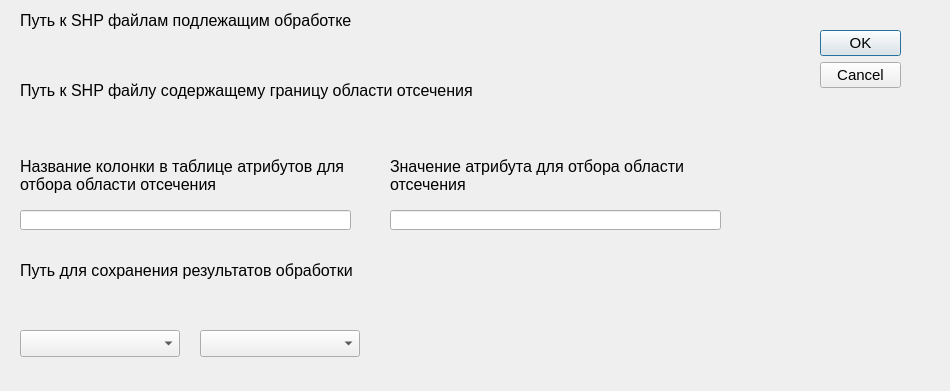
<?xml version="1.0" encoding="UTF-8"?>
<ui version="4.0">
 <class>cl_rDialogBase</class>
 <widget class="QDialog" name="cl_rDialogBase">
  <property name="geometry">
   <rect>
    <x>0</x>
    <y>0</y>
    <width>950</width>
    <height>391</height>
   </rect>
  </property>
  <property name="windowTitle">
   <string>Обрезка - перепроецирование</string>
  </property>
  <widget class="QDialogButtonBox" name="button_box">
   <property name="geometry">
    <rect>
     <x>820</x>
     <y>30</y>
     <width>81</width>
     <height>81</height>
    </rect>
   </property>
   <property name="font">
    <font>
     <pointsize>11</pointsize>
    </font>
   </property>
   <property name="orientation">
    <enum>Qt::Vertical</enum>
   </property>
   <property name="standardButtons">
    <set>QDialogButtonBox::Cancel|QDialogButtonBox::Ok</set>
   </property>
  </widget>
  <widget class="QgsFileWidget" name="osm_path">
   <property name="geometry">
    <rect>
     <x>20</x>
     <y>40</y>
     <width>701</width>
     <height>27</height>
    </rect>
   </property>
   <property name="font">
    <font>
     <pointsize>11</pointsize>
    </font>
   </property>
   <property name="defaultRoot">
    <string/>
   </property>
   <property name="storageMode">
    <enum>QgsFileWidget::GetDirectory</enum>
   </property>
  </widget>
  <widget class="QgsFileWidget" name="adm_shp">
   <property name="geometry">
    <rect>
     <x>20</x>
     <y>110</y>
     <width>701</width>
     <height>27</height>
    </rect>
   </property>
   <property name="font">
    <font>
     <pointsize>11</pointsize>
    </font>
   </property>
  </widget>
  <widget class="QgsFileWidget" name="result_path">
   <property name="geometry">
    <rect>
     <x>20</x>
     <y>286</y>
     <width>701</width>
     <height>31</height>
    </rect>
   </property>
   <property name="font">
    <font>
     <pointsize>11</pointsize>
    </font>
   </property>
   <property name="storageMode">
    <enum>QgsFileWidget::GetDirectory</enum>
   </property>
  </widget>
  <widget class="QLineEdit" name="attribute_name">
   <property name="geometry">
    <rect>
     <x>20</x>
     <y>210</y>
     <width>331</width>
     <height>20</height>
    </rect>
   </property>
   <property name="font">
    <font>
     <pointsize>11</pointsize>
    </font>
   </property>
  </widget>
  <widget class="QLineEdit" name="attribute_value">
   <property name="geometry">
    <rect>
     <x>390</x>
     <y>210</y>
     <width>331</width>
     <height>20</height>
    </rect>
   </property>
   <property name="font">
    <font>
     <pointsize>11</pointsize>
    </font>
   </property>
  </widget>
  <widget class="QLabel" name="label">
   <property name="geometry">
    <rect>
     <x>20</x>
     <y>10</y>
     <width>421</width>
     <height>21</height>
    </rect>
   </property>
   <property name="font">
    <font>
     <pointsize>12</pointsize>
    </font>
   </property>
   <property name="text">
    <string>Путь к SHP файлам подлежащим обработке</string>
   </property>
  </widget>
  <widget class="QLabel" name="label_2">
   <property name="geometry">
    <rect>
     <x>20</x>
     <y>80</y>
     <width>501</width>
     <height>21</height>
    </rect>
   </property>
   <property name="font">
    <font>
     <pointsize>12</pointsize>
    </font>
   </property>
   <property name="text">
    <string>Путь к SHP файлу содержащему границу области отсечения</string>
   </property>
  </widget>
  <widget class="QLabel" name="label_3">
   <property name="geometry">
    <rect>
     <x>20</x>
     <y>150</y>
     <width>371</width>
     <height>51</height>
    </rect>
   </property>
   <property name="font">
    <font>
     <pointsize>12</pointsize>
    </font>
   </property>
   <property name="frameShadow">
    <enum>QFrame::Plain</enum>
   </property>
   <property name="lineWidth">
    <number>2</number>
   </property>
   <property name="text">
    <string>Название колонки в таблице атрибутов для отбора области отсечения</string>
   </property>
   <property name="textFormat">
    <enum>Qt::PlainText</enum>
   </property>
   <property name="wordWrap">
    <bool>true</bool>
   </property>
  </widget>
  <widget class="QLabel" name="label_4">
   <property name="geometry">
    <rect>
     <x>390</x>
     <y>155</y>
     <width>371</width>
     <height>41</height>
    </rect>
   </property>
   <property name="font">
    <font>
     <pointsize>12</pointsize>
    </font>
   </property>
   <property name="text">
    <string>Значение атрибута для отбора области отсечения</string>
   </property>
   <property name="wordWrap">
    <bool>true</bool>
   </property>
  </widget>
  <widget class="QLabel" name="label_5">
   <property name="geometry">
    <rect>
     <x>20</x>
     <y>260</y>
     <width>401</width>
     <height>21</height>
    </rect>
   </property>
   <property name="font">
    <font>
     <pointsize>12</pointsize>
    </font>
   </property>
   <property name="text">
    <string>Путь для сохранения результатов обработки</string>
   </property>
  </widget>
  <widget class="QgsMapLayerComboBox" name="mMapLayerComboBox">
   <property name="geometry">
    <rect>
     <x>20</x>
     <y>330</y>
     <width>160</width>
     <height>27</height>
    </rect>
   </property>
  </widget>
  <widget class="QgsFieldComboBox" name="mFieldComboBox">
   <property name="geometry">
    <rect>
     <x>200</x>
     <y>330</y>
     <width>160</width>
     <height>27</height>
    </rect>
   </property>
  </widget>
 </widget>
 <customwidgets>
  <customwidget>
   <class>QgsFieldComboBox</class>
   <extends>QComboBox</extends>
   <header>qgsfieldcombobox.h</header>
  </customwidget>
  <customwidget>
   <class>QgsFileWidget</class>
   <extends>QWidget</extends>
   <header>qgsfilewidget.h</header>
  </customwidget>
  <customwidget>
   <class>QgsMapLayerComboBox</class>
   <extends>QComboBox</extends>
   <header>qgsmaplayercombobox.h</header>
  </customwidget>
 </customwidgets>
 <resources/>
 <connections>
  <connection>
   <sender>button_box</sender>
   <signal>accepted()</signal>
   <receiver>cl_rDialogBase</receiver>
   <slot>accept()</slot>
   <hints>
    <hint type="sourcelabel">
     <x>20</x>
     <y>20</y>
    </hint>
    <hint type="destinationlabel">
     <x>20</x>
     <y>20</y>
    </hint>
   </hints>
  </connection>
  <connection>
   <sender>button_box</sender>
   <signal>rejected()</signal>
   <receiver>cl_rDialogBase</receiver>
   <slot>reject()</slot>
   <hints>
    <hint type="sourcelabel">
     <x>20</x>
     <y>20</y>
    </hint>
    <hint type="destinationlabel">
     <x>20</x>
     <y>20</y>
    </hint>
   </hints>
  </connection>
 </connections>
</ui>
